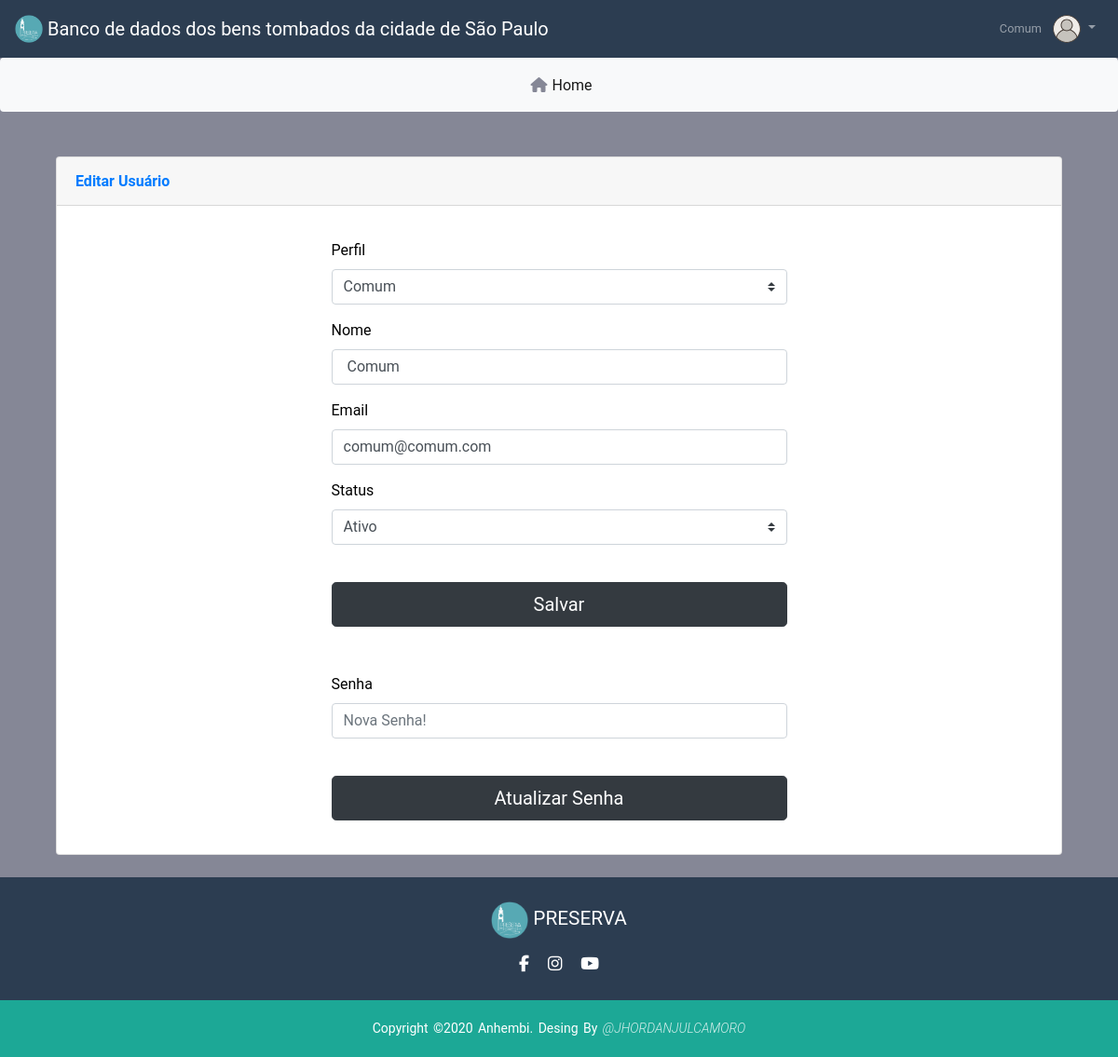
Page /editarUsuario.php?id=2 (signed in) on the committed database.
### tables this page shows
CREATE TABLE `users` (
  `id` int(11) NOT NULL,
  `perfil` varchar(20) NOT NULL,
  `username` varchar(30) NOT NULL,
  `email` varchar(30) NOT NULL,
  `status` varchar(30) DEFAULT NULL,
  `password` varchar(60) NOT NULL,
  `created_at` timestamp NULL DEFAULT CURRENT_TIMESTAMP,
  `updated_at` datetime DEFAULT CURRENT_TIMESTAMP ON UPDATE CURRENT_TIMESTAMP
);

### editarUsuario.php (the view, shortened to what this page needs)
<?php
$servername = "db";
$usernames = "root";
$passwords = "";
$dbname = "conpresp_db";
$conn = mysqli_connect($servername, $usernames, $passwords, $dbname) or die('Erro ao conectar');
$idd = filter_input(INPUT_GET, 'id', FILTER_SANITIZE_NUMBER_INT);
$result_usuario = "SELECT * FROM users WHERE id = '$idd'";
$resultado_usuario = mysqli_query($conn, $result_usuario);
$dados = mysqli_fetch_assoc($resultado_usuario);
$username = $_SESSION['username'];
?>
<!DOCTYPE html>
<html lang="en">
<head>
    <link rel="stylesheet" href="https://maxcdn.bootstrapcdn.com/bootstrap/4.0.0/css/bootstrap.min.css" />
    <link rel="stylesheet" href="css/home.css" />
</head>
<body>
    <div id="content-wrapper" class="d-flex flex-column">
        <div id="content">
            <nav class="navbar navbar-expand navbar-dark bg-darkblue topbar static-top shadow">
                <a class="navbar-brand" href="home.php">
                    <img src="img/logo_1.png" width="30" height="30" class="d-inline-block align-top" alt="" />
                    Banco de dados dos bens tombados da cidade de São Paulo
                </a>
                <ul class="navbar-nav ml-auto">
                    <li class="nav-item dropdown no-arrow">
                        <a class="nav-link dropdown-toggle" href="#" id="userDropdown" role="button" data-toggle="dropdown" aria-haspopup="true" aria-expanded="false">
                            <span class="mr-2 d-none d-lg-inline text-gray-600 small"><?php echo $username ?></span>
                            <img class="img-profile rounded-circle" src="img/user.svg" width="30px" height="30px" />
                        </a>
                    </li>
                </ul>
            </nav>
        </div>
    </div>
    <nav class="navbar navbar-expand-md navbar-light bg-light rounded">
        <div class="collapse navbar-collapse justify-content-md-center" id="navbarsExample10">
            <ul class="navbar-nav">
                <li class="nav-item active font-hover">
                    <a class="nav-link" href="home.php"><i class="fas fa-home bg-gray-icon"></i>Home</a>
                </li>
            </ul>
        </div>
    </nav>
    <div class="container mt-4">
        <div class="container-fluid">
            <div class="row">
                <div class="col-xl-12 col-lg-12">
                    <div class="card shadow mb-4">
                        <div class="card-header py-3 d-flex flex-row align-items-center justify-content-between">
                            <h6 class="m-0 font-weight-bold text-primary">
                                Editar Usuário
                            </h6>
                        </div>
                        <div class="card-body">
                            <div class="container col-md-6">
                                <form method="post" action="editarUser.php">
                                    <div class="form-group">
                                        <label style="color: black">Perfil</label>
                                        <select class="custom-select" name="perfil" required>
                                            <option value="Comum" <?php echo $dados['perfil'] == 'Comum' ? 'selected' : ''  ?>>Comum </option>
                                        </select>
                                    </div>
                                    <div class="form-group">
                                        <label style="color: black">Nome</label>
                                        <input type="text" class="form-control" name="username" value=" <?php echo $dados['username'] ?>" required>
                                    </div>
                                    <div class="form-group">
                                        <label style="color: black">Email</label>
                                        <input type="email" class="form-control" name="email" value=" <?php echo $dados['email'] ?>" required>
                                    </div>
                                    <div class="form-group">
                                        <label style="color: black">Status</label>
                                        <select class="custom-select" name="status" required>
                                            <option value="Ativo" <?php echo $dados['status'] == 'Ativo' ? 'selected' : ''  ?>>Ativo </option>
                                        </select>
                                    </div>
                                    <br>
                                    <div class="form-group col-col-md-offset-4">
                                        <button type="submit" class="btn btn-dark btn-lg btn-block">Salvar</button>
                                    </div>
                                </form>
                            </div>
                            <div class="container col-md-6" style="margin-top: 50px;">
                                <form method="post" action="editarSenha.php">
                                    <div class="form-group">
                                        <label style="color: black">Senha</label>
                                        <input type="password" class="form-control" name="password" placeholder="Nova Senha!" required>
                                    </div>
                                    <br>
                                    <div class="form-group col-col-md-offset-4">
                                        <button type="submit" class="btn btn-dark btn-lg btn-block">Atualizar Senha</button>
                                    </div>
                                </form>
                            </div>
                        </div>
                    </div>
                </div>
            </div>
        </div>
    </div>
    <footer>
        <div class="footer-content">
            <a class="" href="home.php">
                <img src="img/logo_1.png" width="40" height="40" class="justify-content-center align-items-center" alt="" />
                PRESERVA
            </a>
            <ul class="socials">
                <li>
                    <a href="https://www.facebook.com/preservalpp" target="_blank"><i class="fa fa-facebook" aria-hidden="true"></i></a>
                </li>
                <li>
                    <a href="https://www.instagram.com/preserva.lpp/" target="_blank"><i class="fa fa-instagram" aria-hidden="true"></i></a>
                </li>
                <li>
                    <a href="https://www.youtube.com/channel/UCM0unl5Kp9y0JVmO_GgvvBg " target="_blank"><i class="fa fa-youtube" aria-hidden="true"></i></a>
                </li>
            </ul>
        </div>
        <div class="footer-bottom">
            <p>
                copyright &copy;2020 anhembi. desing by
                <a href="https://github.com/JhordanJulcamoro" target="_blank">@JhordanJulcamoro</a>
            </p>
        </div>
    </footer>
</body>
</html>

### css/home.css (style rules this page uses)
:root { --dark: #0e2033ec; --darkblue: #2c3d51; --darkgreen: #1ca896; --darkgreenhover: #5bcebf; --light: #ffffff; --darkgray: rgb(133 135 150); --dark: #050f1aec; --gray: #353a41ec; --blue: #0b3d80ec; --green: #1c8072d5; }
body { font-family: "Roboto", sans-serif; font-weight: 400; color: var(--light); background-color: var(--darkgray); }
.bg-darkblue { background-color: var(--darkblue) !important; }
.bg-gray-icon { color: var(--darkgray) !important; margin: 5px; }
a:link, a:visited, a:active { text-decoration: none; }
footer { position: relative; bottom: 0; left: 0; right: 0; background: var(--darkblue); height: auto; padding-top: 20px; color: var(--light); }
.footer-content { display: flex; align-items: center; justify-content: center; flex-direction: column; text-align: center; }
.footer-content a { color: var(--light); font-size: 1.3rem; font-weight: 400; text-transform: capitalize; line-height: 3rem; }
.socials { padding-inline-start: 0px; list-style: none; display: flex; align-items: center; justify-content: center; margin: 0rem 0 1rem 0; }
.socials li { margin: 0 10px; }
.socials a { text-decoration: none; color: var(--light); }
.socials a i { font-size: 1.1rem; transition: color 0.4s ease; }
.footer-bottom { background: var(--darkgreen); padding: 20px 0; text-align: center; }
.footer-bottom p { font-size: 14px; word-spacing: 2px; text-transform: capitalize; margin-bottom: 0; }
.footer-bottom a { text-decoration: none; color: var(--light); text-transform: uppercase; opacity: 0.8; font-style: italic; font-weight: 300; }

### rows in the picture
users: perfil "Comum", username "Comum", email "comum@comum.com", status "Ativo"

### other values in the picture
$username "Comum"
